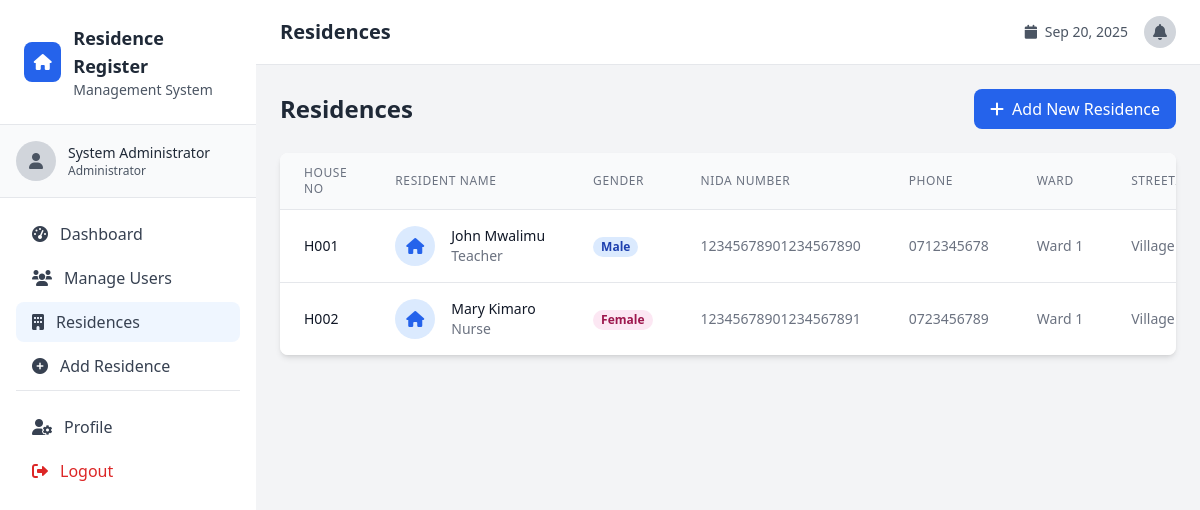
Page /residences.php (signed in) on the committed database.
### tables this page shows
CREATE TABLE residences (
    id INT AUTO_INCREMENT PRIMARY KEY,
    house_no VARCHAR(50) NOT NULL,
    resident_name VARCHAR(255) NOT NULL,
    gender ENUM('male', 'female', 'other') NOT NULL,
    date_of_birth DATE NOT NULL,
    nida_number VARCHAR(20) NOT NULL,
    phone VARCHAR(15),
    email VARCHAR(100),
    occupation VARCHAR(100),
    ownership ENUM('owner', 'tenant') NOT NULL,
    family_members INT DEFAULT 1,
    education_level ENUM('none', 'primary', 'secondary', 'diploma', 'degree', 'masters', 'phd') DEFAULT 'none',
    employment_status ENUM('employed', 'unemployed', 'student', 'retired', 'self_employed') DEFAULT 'unemployed',
    ward_id INT NOT NULL,
    village_id INT NOT NULL,
    registered_by INT NOT NULL,
    registered_at TIMESTAMP DEFAULT CURRENT_TIMESTAMP,
    status ENUM('active', 'inactive', 'moved', 'pending_approval') DEFAULT 'active',
    FOREIGN KEY (registered_by) REFERENCES users(id),
    FOREIGN KEY (ward_id) REFERENCES wards(id),
    FOREIGN KEY (village_id) REFERENCES villages(id)
);

CREATE TABLE wards (
    id INT AUTO_INCREMENT PRIMARY KEY,
    ward_name VARCHAR(255) NOT NULL,
    ward_code VARCHAR(20) UNIQUE NOT NULL,
    description TEXT,
    is_active BOOLEAN DEFAULT TRUE,
    created_by INT NULL,
    created_at TIMESTAMP DEFAULT CURRENT_TIMESTAMP,
    updated_at TIMESTAMP DEFAULT CURRENT_TIMESTAMP ON UPDATE CURRENT_TIMESTAMP
);

CREATE TABLE villages (
    id INT AUTO_INCREMENT PRIMARY KEY,
    village_name VARCHAR(255) NOT NULL,
    village_code VARCHAR(20) UNIQUE NOT NULL,
    ward_id INT NOT NULL,
    description TEXT,
    is_active BOOLEAN DEFAULT TRUE,
    created_by INT NULL,
    created_at TIMESTAMP DEFAULT CURRENT_TIMESTAMP,
    updated_at TIMESTAMP DEFAULT CURRENT_TIMESTAMP ON UPDATE CURRENT_TIMESTAMP,
    FOREIGN KEY (ward_id) REFERENCES wards(id)
);

### residences.php (the view, shortened to what this page needs)
<?php
require_once 'config/database.php';
require_once 'includes/functions.php';
try {
    if (isSuperAdmin()) {
        $stmt = $pdo->query("
            SELECT r.*, w.ward_name, w.ward_code, v.village_name, v.village_code,
                   u.full_name as registered_by_name
            FROM residences r
            LEFT JOIN wards w ON r.ward_id = w.id
            LEFT JOIN villages v ON r.village_id = v.id
            LEFT JOIN users u ON r.registered_by = u.id
            ORDER BY r.registered_at DESC
        ");
    } else {
        $user_location = getUserLocationInfo();
        if ($_SESSION['user_role'] === 'veo') {
            if (!empty($user_location['village_id'])) {
                $stmt = $pdo->prepare("
                    SELECT r.*, w.ward_name, w.ward_code, v.village_name, v.village_code,
                           u.full_name as registered_by_name
                    FROM residences r
                    LEFT JOIN wards w ON r.ward_id = w.id
                    LEFT JOIN villages v ON r.village_id = v.id
                    LEFT JOIN users u ON r.registered_by = u.id
                    WHERE r.village_id = ?
                    ORDER BY r.registered_at DESC
                ");
                $stmt->execute([$user_location['village_id']]);
            } else {
                $residences = [];
            }
        } elseif ($_SESSION['user_role'] === 'weo' || $_SESSION['user_role'] === 'admin') {
            if (!empty($user_location['ward_id'])) {
                $stmt = $pdo->prepare("
                    SELECT r.*, w.ward_name, w.ward_code, v.village_name, v.village_code,
                           u.full_name as registered_by_name
                    FROM residences r
                    LEFT JOIN wards w ON r.ward_id = w.id
                    LEFT JOIN villages v ON r.village_id = v.id
                    LEFT JOIN users u ON r.registered_by = u.id
                    WHERE r.ward_id = ?
                    ORDER BY r.registered_at DESC
                ");
                $stmt->execute([$user_location['ward_id']]);
            } else {
                $residences = [];
            }
        } else {
            $residences = [];
        }
    }
    if (isset($stmt)) {
        $residences = $stmt->fetchAll();
    } else {
        $residences = [];
    }
} catch (PDOException $e) {
    $error = 'Database error occurred';
}
include 'includes/header.php';
?>
<div class="space-y-6">
    <div class="flex justify-between items-center">
        <h1 class="text-2xl font-bold text-gray-800">Residences</h1>
        <a href="add_residence.php" class="bg-blue-600 text-white px-4 py-2 rounded-lg hover:bg-blue-700 transition duration-200">
            <i class="fas fa-plus mr-2"></i>Add New Residence
        </a>
    </div>
    <div class="bg-white rounded-lg shadow-md overflow-hidden">
        <div class="overflow-x-auto">
            <table class="min-w-full divide-y divide-gray-200">
                <thead class="bg-gray-50">
                    <tr>
                        <th class="px-6 py-3 text-left text-xs font-medium text-gray-500 uppercase tracking-wider">House No</th>
                        <th class="px-6 py-3 text-left text-xs font-medium text-gray-500 uppercase tracking-wider">Resident Name</th>
                        <th class="px-6 py-3 text-left text-xs font-medium text-gray-500 uppercase tracking-wider">Gender</th>
                        <th class="px-6 py-3 text-left text-xs font-medium text-gray-500 uppercase tracking-wider">NIDA Number</th>
                        <th class="px-6 py-3 text-left text-xs font-medium text-gray-500 uppercase tracking-wider">Phone</th>
                        <th class="px-6 py-3 text-left text-xs font-medium text-gray-500 uppercase tracking-wider">Ward</th>
                        <th class="px-6 py-3 text-left text-xs font-medium text-gray-500 uppercase tracking-wider">Street/Village</th>
                    </tr>
                </thead>
                <tbody class="bg-white divide-y divide-gray-200">
                    <?php foreach ($residences as $residence): ?>
                    <tr class="hover:bg-gray-50">
                        <td class="px-6 py-4 whitespace-nowrap text-sm font-medium text-gray-900">
                            <?php echo htmlspecialchars($residence['house_no']); ?>
                        </td>
                        <td class="px-6 py-4 whitespace-nowrap">
                            <div class="flex items-center">
                                <div class="w-10 h-10 bg-blue-100 rounded-full flex items-center justify-center">
                                    <i class="fas fa-home text-blue-600"></i>
                                </div>
                                <div class="ml-4">
                                    <div class="text-sm font-medium text-gray-900">
                                        <?php echo htmlspecialchars($residence['resident_name']); ?>
                                    </div>
                                    <div class="text-sm text-gray-500">
                                        <?php echo htmlspecialchars($residence['occupation'] ?? 'N/A'); ?>
                                    </div>
                                </div>
                            </div>
                        </td>
                        <td class="px-6 py-4 whitespace-nowrap text-sm text-gray-500">
                            <span class="px-2 inline-flex text-xs leading-5 font-semibold rounded-full
                                <?php echo $residence['gender'] === 'male' ? 'bg-blue-100 text-blue-800' : ($residence['gender'] === 'female' ? 'bg-pink-100 text-pink-800' : 'bg-gray-100 text-gray-800'); ?>">
                                <?php echo ucfirst($residence['gender']); ?>
                            </span>
                        </td>
                        <td class="px-6 py-4 whitespace-nowrap text-sm text-gray-500">
                            <?php echo htmlspecialchars($residence['nida_number']); ?>
                        </td>
                        <td class="px-6 py-4 whitespace-nowrap text-sm text-gray-500">
                            <?php echo htmlspecialchars($residence['phone'] ?? 'N/A'); ?>
                        </td>
                        <td class="px-6 py-4 whitespace-nowrap text-sm text-gray-500">
                            <?php echo htmlspecialchars($residence['ward_name'] ?? 'N/A'); ?>
                        </td>
                        <td class="px-6 py-4 whitespace-nowrap text-sm text-gray-500">
                            <?php echo htmlspecialchars($residence['village_name'] ?? 'N/A'); ?>
                        </td>
                    </tr>
                    <?php endforeach; ?>
                </tbody>
            </table>
        </div>
    </div>
</div>
<?php include 'includes/footer.php'; ?>

### rows in the picture
residences: house_no "H001", resident_name "John Mwalimu", occupation "Teacher", gender "Male", nida_number "12345678901234567890", phone "0712345678", ward.ward_name "Ward 1", village.village_name "Village…"
residences: house_no "H002", resident_name "Mary Kimaro", occupation "Nurse", gender "Female", nida_number "12345678901234567891", phone "0723456789", ward.ward_name "Ward 1", village.village_name "Village…"

### other values in the picture
$_SESSION['user_name'] "System Administrator"
getRoleDisplayName($_SESSION['user_role']) "Administrator"
$page_title "Residences"
